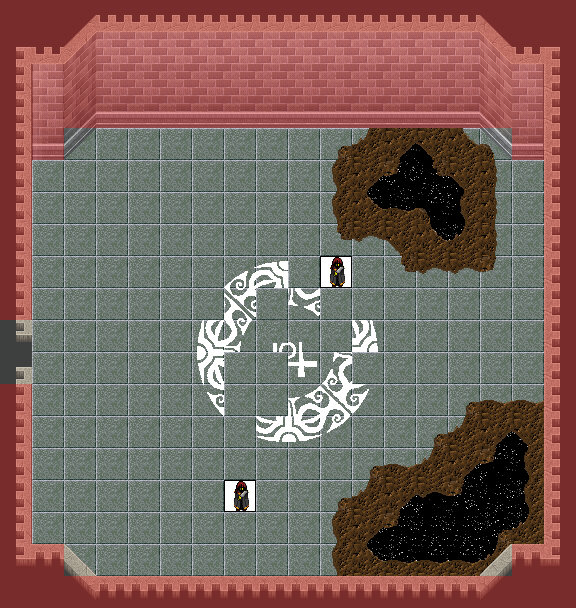

A level layout from a 2D game, rendered from its tile map. Below: a short description, then the map file with tile-grid data replaced by summaries:
An orthogonal 18x19 tile map with 32x32 px tiles, 7 tile layers (0_floor, 1_terrain, 2_object, 3_roof, ...), 1 hidden layer not drawn, 10 tilesets.

<map version="1.2" tiledversion="1.2.0" orientation="orthogonal" renderorder="right-down" width="18" height="19" tilewidth="32" tileheight="32" infinite="0" nextlayerid="73" nextobjectid="1">
 <tileset firstgid="1" name="kafelek" tilewidth="32" tileheight="32" tilecount="1" columns="1">
  <image source="../../tileset/pol/domki/podloga/kafelek.png" width="32" height="32" />
 </tileset>
 <tileset firstgid="2" name="kosciol_sciany" tilewidth="32" tileheight="32" tilecount="30" columns="5">
  <image source="../../tileset/pol/domki/kosciol_sciany.png" width="160" height="192" />
 </tileset>
 <tileset firstgid="32" name="kosciol_nawy" tilewidth="32" tileheight="32" tilecount="14" columns="2">
  <image source="../../tileset/pol/domki/kosciol_nawy.png" width="64" height="224" />
 </tileset>
 <tileset firstgid="46" name="collision" tilewidth="32" tileheight="32" tilecount="1" columns="1">
  <image source="../../tileset/logic/collision.png" width="32" height="32" />
 </tileset>
 <tileset firstgid="47" name="protection" tilewidth="32" tileheight="32" tilecount="2" columns="2">
  <image source="../../tileset/logic/protection.png" width="64" height="32" />
 </tileset>
 <tileset firstgid="49" name="kafelki_krag" tilewidth="32" tileheight="32" tilecount="36" columns="6">
  <image source="../../tileset/pol/domki/podloga/kafelki_krag.png" width="192" height="192" />
 </tileset>
 <tileset firstgid="85" name="scratches_edges" tilewidth="32" tileheight="32" tilecount="18" columns="6">
  <image source="../../tileset/ground/scratches_edges.png" width="192" height="96" />
 </tileset>
 <tileset firstgid="103" name="scratches_corners" tilewidth="32" tileheight="32" tilecount="8" columns="4">
  <image source="../../tileset/ground/scratches_corners.png" width="128" height="64" />
 </tileset>
 <tileset firstgid="111" name="stars" tilewidth="32" tileheight="32" tilecount="6" columns="3">
  <image source="../../tileset/sky/stars.png" width="96" height="64" />
 </tileset>
 <tileset firstgid="117" name="giant_human" tilewidth="32" tileheight="32" tilecount="10" columns="10">
  <image source="../../tileset/logic/creature/giant_human.png" width="320" height="32" />
 </tileset>
 <layer id="65" name="0_floor" width="18" height="19">
  <data>[342 cells, 296 non-empty, 43 distinct tile ids]</data>
 </layer>
 <layer id="66" name="1_terrain" width="18" height="19">
  <data>[342 cells, 181 non-empty, 42 distinct tile ids]</data>
 </layer>
 <layer id="67" name="2_object" width="18" height="19">
  <data>[342 cells, 1 non-empty, 1 distinct tile ids]</data>
 </layer>
 <layer id="68" name="3_roof" width="18" height="19">
  <data>[342 cells, 2 non-empty, 2 distinct tile ids]</data>
 </layer>
 <layer id="69" name="4_roof_add" width="18" height="19">
  <data>[342 cells, 0 non-empty, 0 distinct tile ids]</data>
 </layer>
 <layer id="70" name="objects" width="18" height="19">
  <data>[342 cells, 2 non-empty, 1 distinct tile ids]</data>
 </layer>
 <layer id="71" name="collision" width="18" height="19" opacity="0.3">
  <data>[342 cells, 120 non-empty, 1 distinct tile ids]</data>
 </layer>
 <layer id="72" name="protection" width="18" height="19" visible="0" opacity="0.2">
  <data>[342 cells, 324 non-empty, 1 distinct tile ids]</data>
 </layer>
</map>
